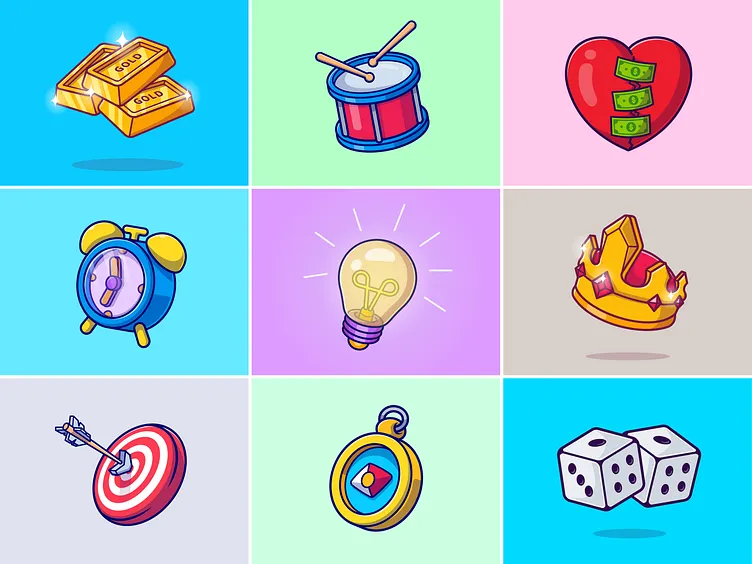
#> input picture CondingalPython/Object_Detection_with_Hugging_Face_and_Python_boilerplate-1f5a/1test1.jpg, 752 x 564 px
$ python ImageOptions.py
#> lines starting #> are read from the running program, lines starting #| are printed output that depends on the picture
import cv2
import matplotlib.pyplot as plt

file = input("Which image do you want to convert?\n")
#> the answer given: ../Object_Detection_with_Hugging_Face_and_Python_boilerplate-1f5a/1test1.jpg
image = cv2.imread(file)
#> image is the input picture: shape (564, 752, 3); mean B, G, R 213.1, 200.9, 161.6

option = input("Do you want an RGB image, gray_image or both?\n 'RGB' 'gray' 'both'\n").lower()
#> the answer given: ../Object_Detection_with_Hugging_Face_and_Python_boilerplate-1f5a/3test3.jpg
def rgb():
    image_rgb = cv2.cvtColor(image, cv2.COLOR_BGR2RGB)
    plt.imshow(image_rgb)
    plt.title("RGB Image")
    plt.show()
def gray():
    gray_image =  cv2.cvtColor(image, cv2. COLOR_BGR2GRAY)
    plt.imshow(gray_image, cmap='gray')
    plt.title("Grayscale Image")
    plt.show()
if option == 'rgb':
    rgb()
elif option == 'gray':
    gray()
cropped_image = image[100:300, 200:400]
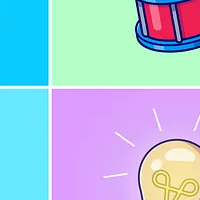
#> cropped_image: shape (200, 200, 3); mean B, G, R 222.1, 197.6, 167.9
cropped_rgb = cv2.cvtColor(cropped_image, cv2.COLOR_BGR2RGB)
plt.imshow(cropped_rgb)
plt.title("Cropped Region")
plt.show()

$ run again, on CondingalPython/Object_Detection_with_Hugging_Face_and_Python_boilerplate-1f5a/test.jpg
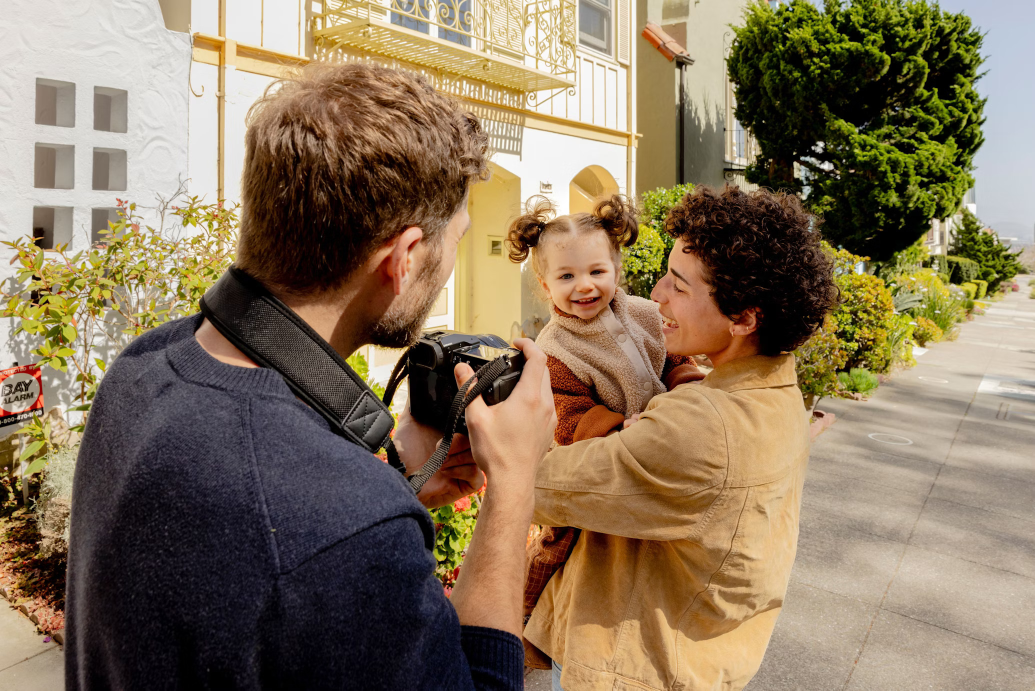
#> input picture CondingalPython/Object_Detection_with_Hugging_Face_and_Python_boilerplate-1f5a/test.jpg, 2070 x 1381 px (shown at 1/2 size)
#> image is the input picture: shape (1381, 2070, 3); mean B, G, R 92.5, 117.5, 135.8
#> `cropped_image = image[100:300, 200:400]`:
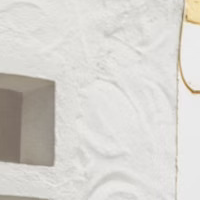
#> cropped_image: shape (200, 200, 3); mean B, G, R 207.1, 211.8, 214.2
